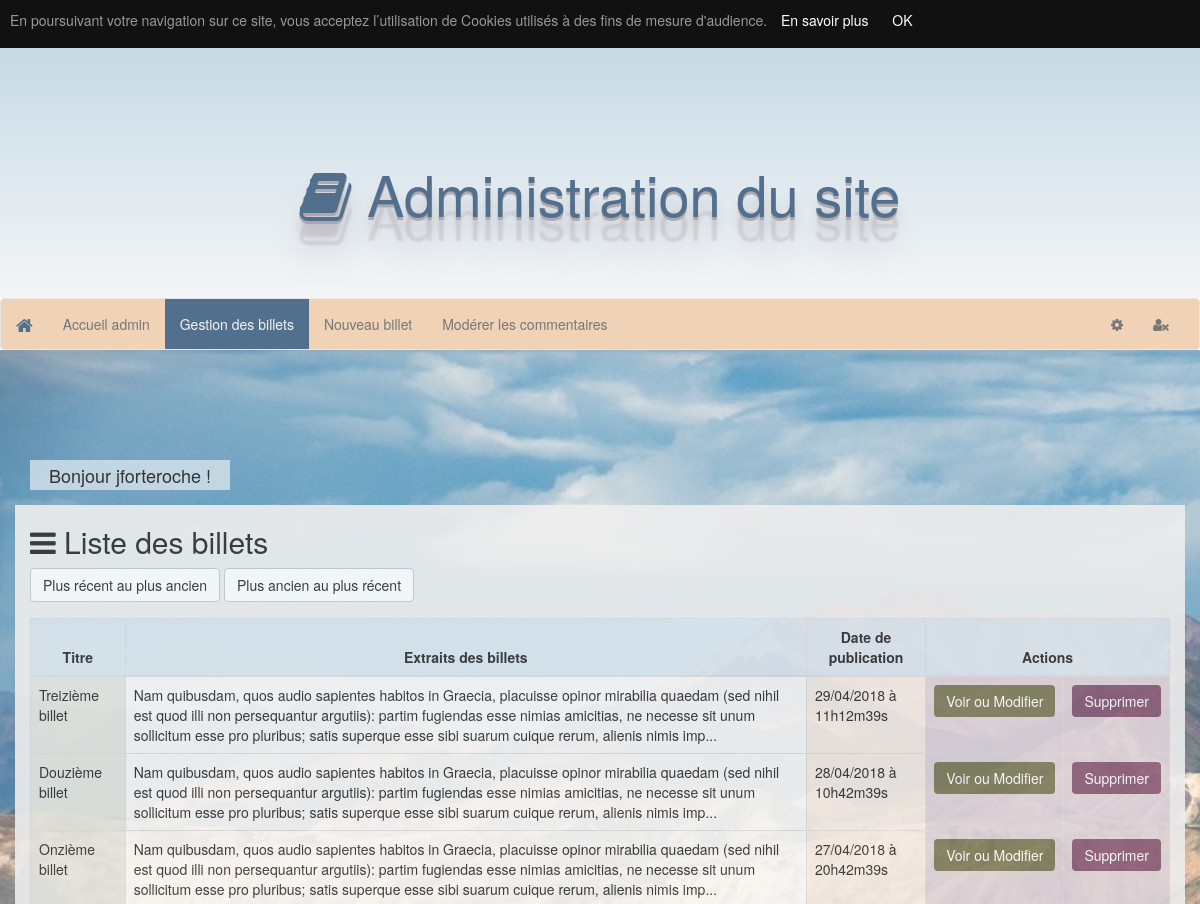
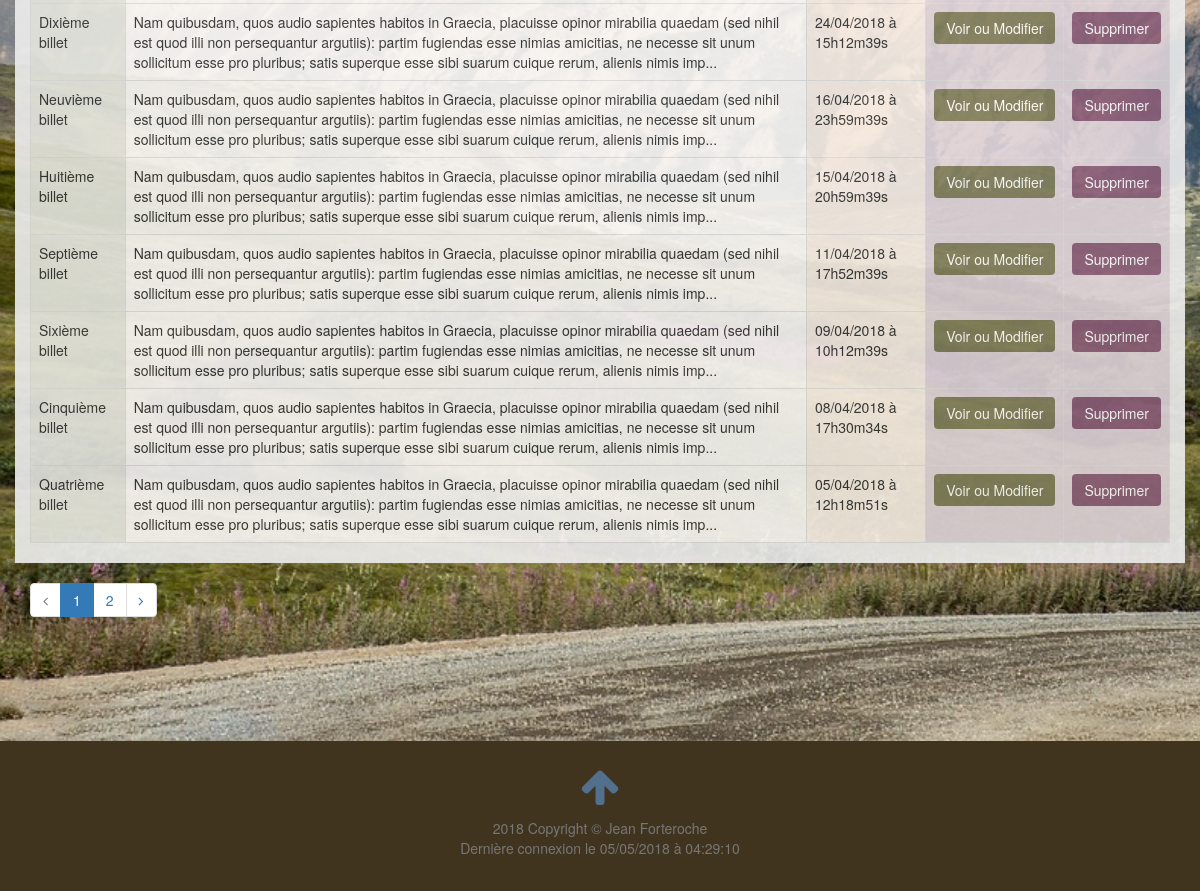
The app's page /index.php?action=postsManager (signed in) with its own data (2 pictures, top to bottom).
### tables this page shows
CREATE TABLE `posts` (
  `id` int(11) NOT NULL,
  `author` varchar(255) NOT NULL,
  `title` varchar(255) NOT NULL,
  `content` text NOT NULL,
  `creationDate` datetime NOT NULL
);

### controller/Backend.php (called while the page is built, shortened)
<?php
class Backend{
    public function postsManager(){
        $postsManager = new PostManager();
        $nbPosts = $postsManager->countPosts();
        if ($nbPosts > 0){
            $perPage = 10;
            $nbPages = $postsManager->countPages($nbPosts, $perPage);
            if (isset($_GET['page']) && $_GET['page'] > 0 && $_GET['page'] <= $nbPages){
                $currentPage = $_GET['page'];
            } else{
                $currentPage = 1;
            }
            if (isset($_GET['orderBy']) && $_GET['orderBy'] == 'date'){
                $byDate = $_GET['orderBy'];
                $posts = $postsManager->getAllPostsExcerpt($currentPage, $perPage, $byDate);
            } else{
                $posts = $postsManager->getAllPostsExcerpt($currentPage, $perPage);
            }
        } else{
            $posts = false;
        }
        require('view/backend/postsManager.php');
    }
}

### index.php (called while the page is built, shortened)
<?php
include_once('MyAutoload.php');
if($_GET) {
    $request = $_GET['action'];
} else {
    $request = "";
}
$router = new Router($request);
$router->renderController();

### model/PostManager.php (called while the page is built, shortened)
<?php
class PostManager extends Manager {
    public function countPosts(){
        $db = $this->dbConnect();
        $req = $db->query('SELECT COUNT(id) FROM posts');
        $req->setFetchMode(\PDO::FETCH_ASSOC);
        $data = $req->fetchAll();
        $postsNb = $data[0];
        foreach($postsNb as $key=>$value) {
            $nbPosts = $postsNb[$key];
        }
        return $nbPosts;
    }
    public function countPages($nbPosts,  $perPage){
        $nbPages = ceil($nbPosts / $perPage);
        return $nbPages;
    }
    public function getAllPostsExcerpt($currentPage, $perPage, $params = '') {
        $db = $this->dbConnect();
        if ($params == 'date'){
            $req = $db->query('SELECT id, title, SUBSTRING(content, 1, 300) AS postExcerpt, author, DATE_FORMAT(creationDate, \'%d/%m/%Y à %Hh%im%ss\') AS creationDateFr FROM posts ORDER BY creationDate LIMIT '.(($currentPage-1)*$perPage).', '.$perPage.' ');
        } else{
            $req = $db->query('SELECT id, title, SUBSTRING(content, 1, 300) AS postExcerpt, author, DATE_FORMAT(creationDate, \'%d/%m/%Y à %Hh%im%ss\') AS creationDateFr FROM posts ORDER BY creationDate DESC LIMIT '.(($currentPage-1)*$perPage).', '.$perPage.' ');
        }
        $posts = array();
        while ($data = $req->fetch(\PDO::FETCH_ASSOC)){
            $post = new Posts();
            $post->hydrate($data);
            $posts[] = $post;
        }
        return $posts;
    }
}

### MyAutoload.php (called while the page is built, shortened)
<?php
class MyAutoload{
    public static function autoload($class){
        $path = str_replace('\\', '/', $class);
    }
}

### entity/Posts.php (called while the page is built, shortened)
<?php
class Posts extends Table{
    private $id;
    private $title;
    private $postExcerpt;
    private $creationDateFr;
    public function getPostExcerpt()
    {
        return $this->postExcerpt;
    }
    public function setPostExcerpt($postExcerpt)
    {
        $this->postExcerpt = $postExcerpt;
    }
    public function getId()
    {
        return $this->id;
    }
    public function setId($id)
    {
        $this->id = $id;
    }
    public function getTitle()
    {
        return $this->title;
    }
    public function setTitle($title)
    {
        $this->title = $title;
    }
    public function getCreationDateFr()
    {
        return $this->creationDateFr;
    }
    public function setCreationDateFr($creationDateFr)
    {
        $this->creationDateFr = $creationDateFr;
    }
}

### view/backend/postsManager.php (the view, shortened to what this page needs)
<div class="row table-row">
    <div class="col-lg-12">
        <h2><i class="fa fa-bars"></i> Liste des billets</h2>
        <div>
            <a href="index.php?action=postsManager" class="btn btn-default">Plus récent au plus ancien</a>
            <a href="index.php?action=postsManager&amp;orderBy=date" class="btn btn-default">Plus ancien au plus récent</a>
        </div>
        <div class="table-responsive">
            <table class="table table-hover table-bordered">
                <caption></caption>
                <thead>
                <tr>
                    <th class="info th" scope="col">Titre</th>
                    <th class="info th" scope="col">Extraits des billets</th>
                    <th class="info th" scope="col">Date de publication</th>
                    <th class="info th" scope="col" colspan="2">Actions</th>
                </tr>
                </thead>
                <tbody>
                <?php if (isset($posts) && $posts != false):
                foreach ($posts as $post): ?>
                    <tr>
                        <td class="success" scope="row"><?= $post->getTitle(); ?></td>
                        <td class="default" scope="row"><?= strip_tags($post->getPostExcerpt()); ?>...</td>
                        <td class="warning" scope="row"><?= $post->getCreationDateFr(); ?></td>
                        <td class="danger" scope="row"><a href="index.php?action=viewOrChangePost&amp;postId=<?= $post->getId(); ?>" class="btn btn-success">Voir ou Modifier</a></td>
                        <td class="danger" scope="row"><a href="index.php?action=deletePost&amp;postId=<?= $post->getId(); ?>" class="btn btn-danger">Supprimer</a></td>
                    </tr>
                <?php endforeach; ?>
                <?php endif; ?>
                </tbody>
            </table>
        </div>
    </div>
</div>
<?php if (isset($currentPage)): ?>
    <div class="row">
        <div class="col-lg-12">
            <ul class="pagination text-center">
                <?php if ($currentPage - 1 == 0): ?>
                    <li class="page-item disabled"><span><i class="fa fa-angle-left"></i></span></li>
                <?php else : ?>
                    <li class="page-item"><a href="index.php?action=postsManager&amp;page=<?= $currentPage - 1 ?>" class="page-link"><i class="fa fa-angle-left"></i></a></li>
                <?php endif; ?>
                <?php
                for ($i = 1; $i <= $nbPages; $i++) {
                    if ($i == $currentPage): ?>
                        <li class="page-item active"><a class="page-link"><?= $i ?></a></li>
                    <?php else : ?>
                        <li class="page-item"><a href="index.php?action=postsManager&amp;page=<?= $i ?>" class="page-link"><?=$i?></a></li>
                    <?php endif;
                } ?>
                <?php if ($currentPage + 1 > $nbPages): ?>
                    <li class="page-item disabled"><span><i class="fa fa-angle-right"></i></span></li>
                <?php else : ?>
                    <li class="page-item"><a href="index.php?action=postsManager&amp;page=<?= $currentPage + 1 ?>" class="page-link"><i class="fa fa-angle-right"></i></a></li>
                <?php endif; ?>
            </ul>
        </div>
    </div>
<?php endif; ?>
<?php require('template.php'); ?>

### public/css/style.css (style rules this page uses)
body { overflow-x: hidden; }
.container, .container-fluid, .row { overflow: hidden; }
.fa { font-family: 'FontAwesome'; }
.tinymce-post-row, .table-row { background-color: #eee; opacity: 0.9; }
table { background-color: #F8F8F8 !important; }
th.info { background-color: rgba(113, 162, 192, 0.2)!important; }
td.success { background-color: rgba(66, 70, 9, 0.1)!important; }
td.danger { background-color: rgba(119, 65, 97, 0.2)!important; }
td.warning { background-color: rgba(240, 210, 182, 0.3)!important; }
td.default { background-color: rgba(249, 237, 230, 0.2)!important; }
.th { text-align: center; }
.admin-container .btn-success { background-color: rgba(66, 70, 9, 0.6)!important; border: none !important; }
.admin-container .btn-danger { background-color: rgba(119, 65, 97, 0.8) !important; border: none !important; }

### records on screen
posts: title "Treizième billet", PostExcerpt "Nam quibusdam, quos audio sapientes habitos in Graecia, placuisse opinor mirabilia quaedam (sed nihil est quod illi non persequantur argutiis): partim fugiendas esse nimias amicitias, ne necesse sit unum sollicitum esse pro pluribus; satis superque esse sibi suarum cuique rerum, alienis nimis imp", CreationDateFr "29/04/2018 à 11h12m39s"
posts: title "Douzième billet", PostExcerpt "Nam quibusdam, quos audio sapientes habitos in Graecia, placuisse opinor mirabilia quaedam (sed nihil est quod illi non persequantur argutiis): partim fugiendas esse nimias amicitias, ne necesse sit unum sollicitum esse pro pluribus; satis superque esse sibi suarum cuique rerum, alienis nimis imp", CreationDateFr "28/04/2018 à 10h42m39s"
posts: title "Onzième billet", PostExcerpt "Nam quibusdam, quos audio sapientes habitos in Graecia, placuisse opinor mirabilia quaedam (sed nihil est quod illi non persequantur argutiis): partim fugiendas esse nimias amicitias, ne necesse sit unum sollicitum esse pro pluribus; satis superque esse sibi suarum cuique rerum, alienis nimis imp", CreationDateFr "27/04/2018 à 20h42m39s"
posts: title "Dixième billet", PostExcerpt "Nam quibusdam, quos audio sapientes habitos in Graecia, placuisse opinor mirabilia quaedam (sed nihil est quod illi non persequantur argutiis): partim fugiendas esse nimias amicitias, ne necesse sit unum sollicitum esse pro pluribus; satis superque esse sibi suarum cuique rerum, alienis nimis imp", CreationDateFr "24/04/2018 à 15h12m39s"
posts: title "Neuvième billet", PostExcerpt "Nam quibusdam, quos audio sapientes habitos in Graecia, placuisse opinor mirabilia quaedam (sed nihil est quod illi non persequantur argutiis): partim fugiendas esse nimias amicitias, ne necesse sit unum sollicitum esse pro pluribus; satis superque esse sibi suarum cuique rerum, alienis nimis imp", CreationDateFr "16/04/2018 à 23h59m39s"
posts: title "Huitième billet", PostExcerpt "Nam quibusdam, quos audio sapientes habitos in Graecia, placuisse opinor mirabilia quaedam (sed nihil est quod illi non persequantur argutiis): partim fugiendas esse nimias amicitias, ne necesse sit unum sollicitum esse pro pluribus; satis superque esse sibi suarum cuique rerum, alienis nimis imp", CreationDateFr "15/04/2018 à 20h59m39s"
posts: title "Septième billet", PostExcerpt "Nam quibusdam, quos audio sapientes habitos in Graecia, placuisse opinor mirabilia quaedam (sed nihil est quod illi non persequantur argutiis): partim fugiendas esse nimias amicitias, ne necesse sit unum sollicitum esse pro pluribus; satis superque esse sibi suarum cuique rerum, alienis nimis imp", CreationDateFr "11/04/2018 à 17h52m39s"
posts: title "Sixième billet", PostExcerpt "Nam quibusdam, quos audio sapientes habitos in Graecia, placuisse opinor mirabilia quaedam (sed nihil est quod illi non persequantur argutiis): partim fugiendas esse nimias amicitias, ne necesse sit unum sollicitum esse pro pluribus; satis superque esse sibi suarum cuique rerum, alienis nimis imp", CreationDateFr "09/04/2018 à 10h12m39s"
posts: title "Cinquième billet", PostExcerpt "Nam quibusdam, quos audio sapientes habitos in Graecia, placuisse opinor mirabilia quaedam (sed nihil est quod illi non persequantur argutiis): partim fugiendas esse nimias amicitias, ne necesse sit unum sollicitum esse pro pluribus; satis superque esse sibi suarum cuique rerum, alienis nimis imp", CreationDateFr "08/04/2018 à 17h30m34s"
posts: title "Quatrième billet", PostExcerpt "Nam quibusdam, quos audio sapientes habitos in Graecia, placuisse opinor mirabilia quaedam (sed nihil est quod illi non persequantur argutiis): partim fugiendas esse nimias amicitias, ne necesse sit unum sollicitum esse pro pluribus; satis superque esse sibi suarum cuique rerum, alienis nimis imp", CreationDateFr "05/04/2018 à 12h18m51s"

### other values on screen
$_SESSION['name'] "jforteroche"
date('d/m/Y à H:i:s', $_SESSION['time']) "05/05/2018 à 04:29:10"
